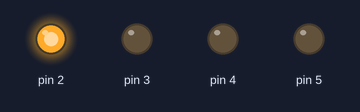
Bench run of a sketch on a simulated Arduino Uno, built with avr-gcc and run on an emulated ATmega328P. On the bench: output pins drawn as LEDs (lit = HIGH).

Above: at 0.2 s.
At 1.2 s:
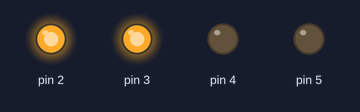
At 2.2 s:
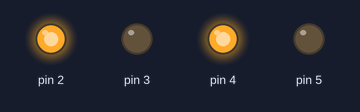
At 4.7 s:
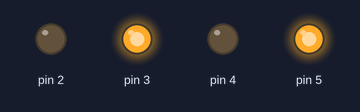
At 7.2 s:
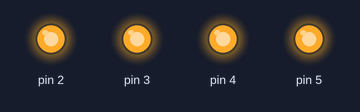
At 9.7 s:
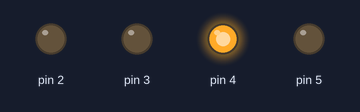
Timing chart, 0 to 10.4 s (numbered marks = the images above):
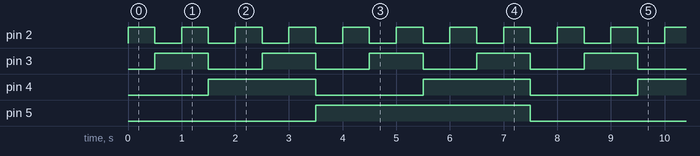

Measured:
- by itself, pin 2: alternates HIGH for 0.50 s and LOW for 0.50 s
- by itself, pin 3: alternates HIGH for 1.0 s and LOW for 1.0 s
- by itself, pin 4: alternates HIGH for 2.0 s and LOW for 2.0 s
- by itself, pin 5: alternates HIGH for 4.0 s and LOW for 4.0 s

The sketch:

EX1_CPLD_hexDisplay.ino
```cpp
// P. Poliakoff 2019
//====================
// this program outputs bin values between 0x0 and 0xF to pins 2,3,4,5
// this is binary value is used as input by the CPLD that will convert it to 7 segment display

int counter=0;

void setup() {

 //set pins 2,3,4,5 (port D bits2,3,4,5) as output
 PORTD=0;
 DDRD|=B00111100 ;

}

void loop() {
counter++;
if(counter>0x0F)
  {
    counter=0;
  }
PORTD=counter<<2; // the shift2 is needed to avoid to write in the first 2 bits
delay(500);
}
```
